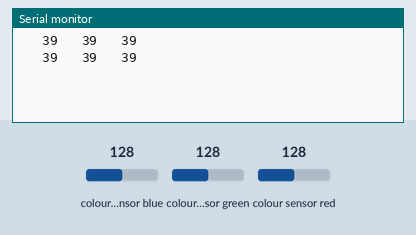
The sketch below on a simulated Arduino Uno, built with avr-gcc and run on an emulated ATmega328P. Parts: the last lines printed to the serial monitor. Wiring (inferred from the names in the program): TCS3200 colour sensor: output pin 4; S2 A3; S3 A4; S0 A1; S1 A2. The test bench sets the inputs (shaded band); at power-on: colour sensor green 128, colour sensor blue 128, colour sensor red 128.

Above: at 1.2 s.
1.3 s: colour sensor green set to 191
At 2.3 s:
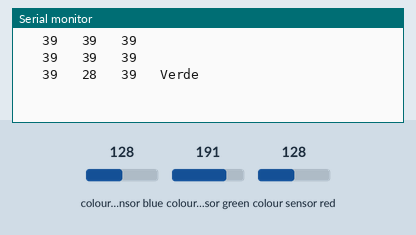
4.2 s: colour sensor blue set to 250
At 5.2 s:
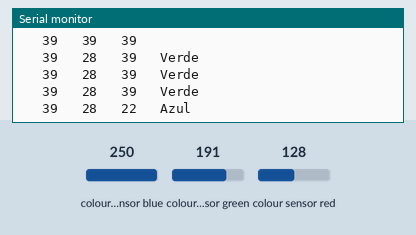
6.9 s: colour sensor red set to 5
At 7.8 s:
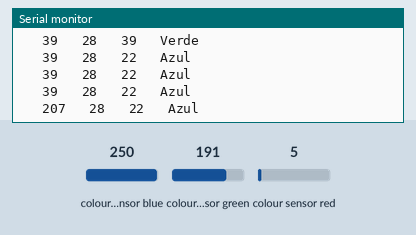

The sketch:

sketch_may07a.ino
```cpp
const int s0 = A1;
const int s1 = A2;
const int s2 = A3;
const int s3 = A4;
const int out = 4;
int rojo = 0;
int verde = 0;
int azul = 0;

void setup(){
  Serial.begin(9600);
  pinMode(A1,OUTPUT);
  pinMode(A2,OUTPUT);
  pinMode(A3,OUTPUT);
  pinMode(A4,OUTPUT);
  pinMode(out,INPUT);
  digitalWrite(s0,HIGH);
  digitalWrite(s1,HIGH);
}


void loop(){
  color();
  Serial.print("   ");
  Serial.print(rojo, DEC);
  Serial.print("   ");
  Serial.print(verde, DEC);
  Serial.print("   ");
  Serial.print(azul, DEC);

  if (rojo <= 23 && rojo >= 22 && verde >= 15 && verde <= 16 && azul <= 5 && azul >= 4) {
   Serial.println("   Rojo");
  }
  else if (azul < rojo && azul < verde && verde < rojo)
  {
   Serial.println("   Azul");
  }

  else if (rojo > verde && azul > verde )
  {
   Serial.println("   Verde");
  }
  else{
  Serial.println("  ");
  }
  delay(900);
  }

void color()
{
  digitalWrite(s2, LOW);
  digitalWrite(s3, LOW);
  rojo = pulseIn(out, digitalRead(out) == HIGH ? LOW : HIGH);
  digitalWrite(s3, HIGH);
  azul = pulseIn(out, digitalRead(out) == HIGH ? LOW : HIGH);
  digitalWrite(s2, HIGH);
  verde = pulseIn(out, digitalRead(out) == HIGH ? LOW : HIGH);
}
```

Measured:
- after the input at 1.3 s, the serial monitor: prints a new line after 0.50 s (image 1)
- after the input at 4.2 s, the serial monitor: prints a new line after 0.30 s (image 2)
- after the input at 6.9 s, the serial monitor: prints a new line after 0.31 s (image 3)
